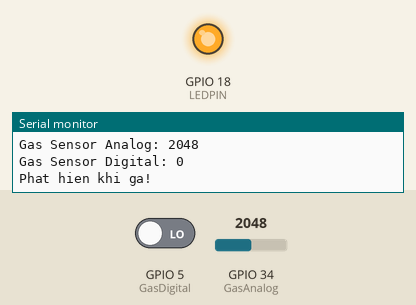
Recording of a sketch running on a simulated ESP32. Parts: output pins drawn as LEDs (lit = HIGH), the last lines printed to the serial monitor. The inputs (shaded band) are chosen by the test bench; at power-on: GPIO 34 (GasAnalog) = 2048, GPIO 5 (GasDigital) LOW.

Above: at 2.8 s.
2.9 s: GPIO 34 (GasAnalog) set to 1935
At 4.7 s:
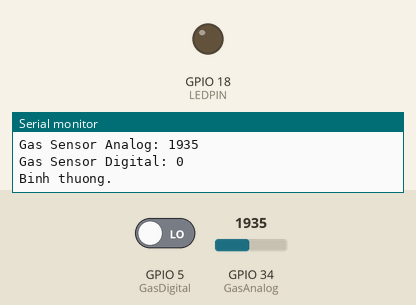
5.6 s: GPIO 34 (GasAnalog) set to 2040
At 7.4 s:
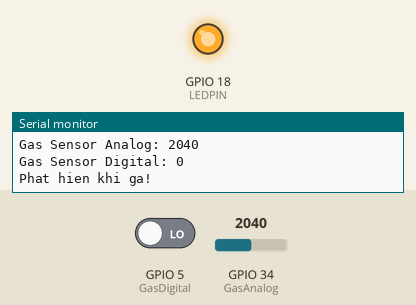
8.3 s: GPIO 34 (GasAnalog) set to 1960
At 10.5 s:
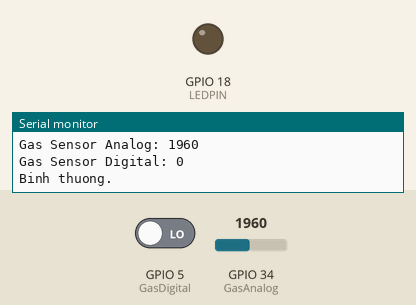
Timing chart, 0 to 12.0 s (numbered marks = the images above; inputs shaded):
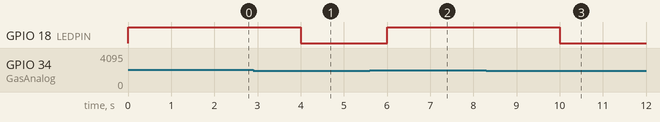

Measured:
- the behaviour switches between 2001 and 2000 on GPIO 34 (GasAnalog) (found by bisection; images 0 and 1)
- after the input at 2.9 s, GPIO 18 (LEDPIN): HIGH → LOW after 1.1 s
- after the input at 5.6 s, GPIO 18 (LEDPIN): LOW → HIGH after 0.40 s
- after the input at 8.3 s, GPIO 18 (LEDPIN): HIGH → LOW after 1.7 s

The sketch:

cau2.ino
```cpp
// D0: 5
// A0: chan 34
// Den canh bao: chan 18

const int GasDigital = 5;
const int GasAnalog = 34;
const int LEDPIN = 18;

void setup() {
  // put your setup code here, to run once:
  Serial.begin(115200);
  pinMode(LEDPIN, OUTPUT);
  pinMode(GasAnalog, INPUT);
  pinMode(GasDigital, INPUT);
  digitalWrite(LEDPIN, LOW);
}

void loop() {
  // put your main code here, to run repeatedly:
  int gas_sensor_analog = analogRead(GasAnalog);
  int gas_sensor_digital = digitalRead(GasDigital);
  Serial.print("Gas Sensor Analog: ");
  Serial.println(gas_sensor_analog);
  Serial.print("Gas Sensor Digital: ");
  Serial.println(gas_sensor_digital);

  if (gas_sensor_analog > 2000) {
    digitalWrite(LEDPIN, HIGH);
    Serial.println("Phat hien khi ga!");
  } else {
    digitalWrite(LEDPIN, LOW);
    Serial.println("Binh thuong.");
  }
  delay(2000);
}
```
